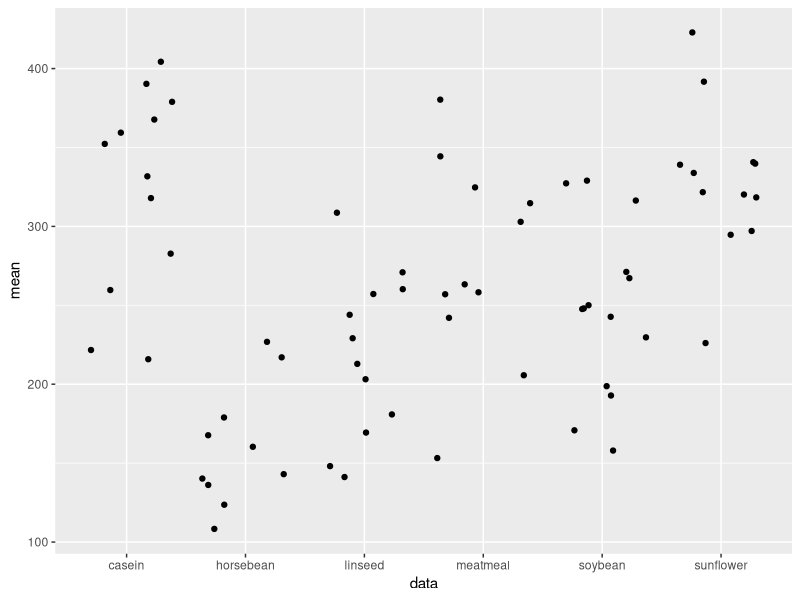

Reproduce this figure in R.
## ---- chunk 1
knitr::opts_chunk$set(echo = TRUE)

## ---- chunk 2
library(tidyverse)
chickwts %>% group_by(feed) %>% 
  summarise(n = n()
            , avg = mean(weight)
            , SD = sd(weight)) 

## ---- chunk 3
chickwts %>% 
  ggplot(aes (x= feed , y = weight)) + 
  geom_jitter() +
  stat_summary(fun.data = mean_sdl,
               fun.args = list(mult = 1), 
               col = "Red" ) +
  labs(x= "data" , y= "mean")
